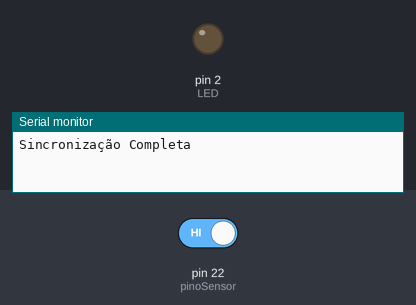
Bench run of a sketch on a simulated Arduino Mega 2560, built with avr-gcc and run on an emulated ATmega2560. On the bench: output pins drawn as LEDs (lit = HIGH), the last lines printed to the serial monitor. The inputs (shaded band) are chosen by the test bench; at power-on: pin 22 (pinoSensor) HIGH. No radio packets arrive unless stated.

Above: at 2.8 s.
2.9 s: pin 22 (pinoSensor) driven LOW
At 3.5 s:
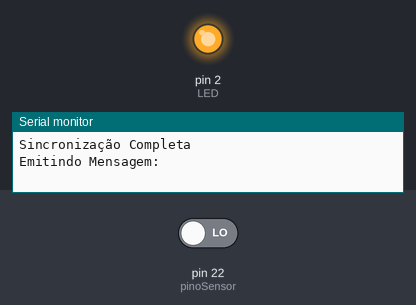
7.0 s: pin 22 (pinoSensor) driven HIGH
At 9.3 s:
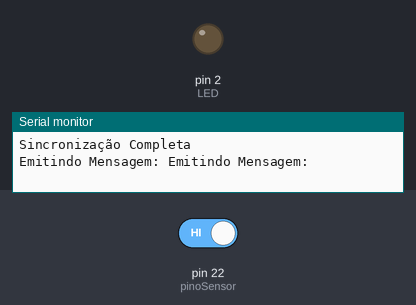
Timing chart, 0 to 10.8 s (numbered marks = the images above; inputs shaded):
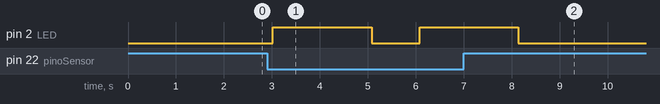

The sketch:

Emissor_SDV.ino
```cpp
//Bibliotecas
#include <SPI.h>
#include <LoRa.h>

//Definição dos pinos utilizados pelo LoRa
#define SS 30
#define RST 13
#define D0 11
#define pinoSensor 22

void setup() {
  //Inicia comunicação serial
  Serial.begin(115200);

  //Configura o sensor e o LED
  pinMode(pinoSensor, INPUT); //Sensor de Vibração
  pinMode(2, OUTPUT); //LED

  //Configura os pinos do Lora
  LoRa.setPins(SS, RST, D0);

  //Configurando a frequência do LoRa
  while (!LoRa.begin(915E6)) {
    Serial.println(" ... ");
    delay(500);
  }

  //Sincroniza LoRa Emissor-Receptor
  LoRa.setSyncWord(0xAA);
  Serial.println("Sincronização Completa");
}

void loop() {

    if (digitalRead(22)==0) //Se o sensor perceber vibração
    {
      Serial.print("Emitindo Mensagem: ");

      //Liga o LED
      digitalWrite(2, HIGH);

      //Enviando a mensagem
      LoRa.beginPacket();
      LoRa.print("Vibração Percebida");
      LoRa.endPacket();
      delay(2000);

      //Desliga o LED
      digitalWrite(2, LOW);
    }

    delay(1000);
}
```

Measured:
- after the input at 2.9 s, pin 2 (LED): LOW → HIGH after 0.12 s, → LOW 2.1 s later, → HIGH 1.0 s later
- after the input at 7.0 s, pin 2 (LED): goes on until 8.1 s, then stays LOW
